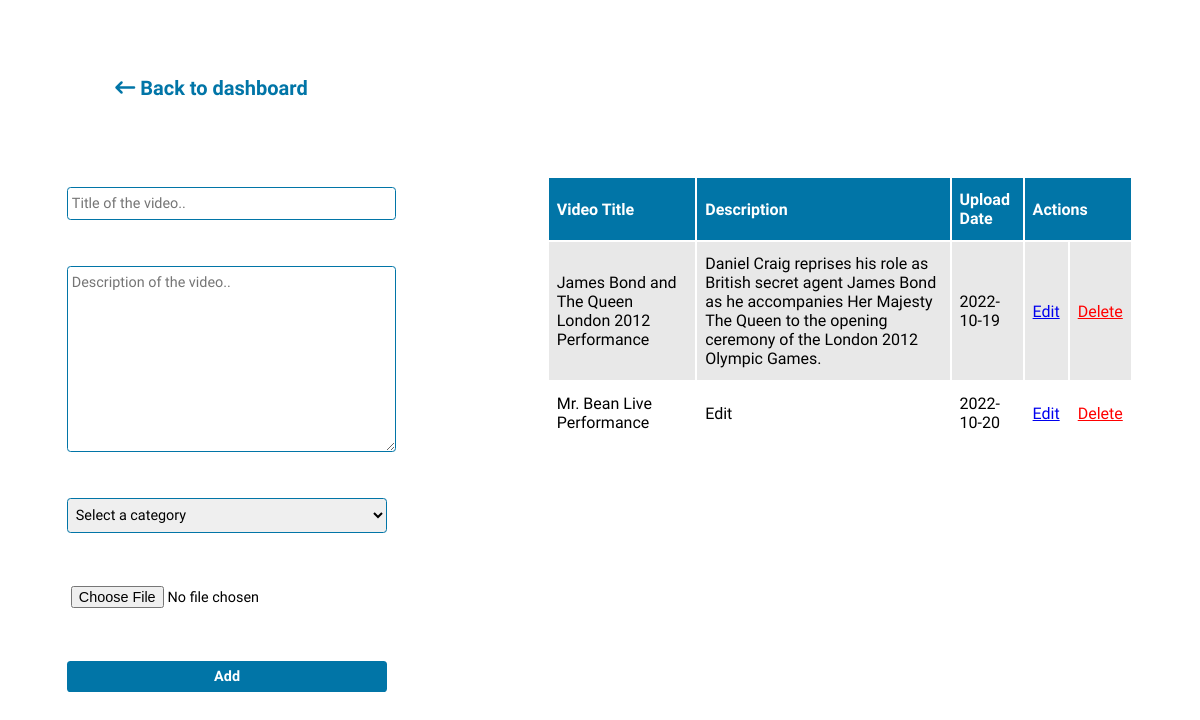
Page /admin/manage-videos.php on the committed database.
### tables this page shows
CREATE TABLE `videos` (
  `video_id` int(11) NOT NULL,
  `vTitle` varchar(255) NOT NULL,
  `vDescription` varchar(2000) NOT NULL,
  `vPath` varchar(255) NOT NULL,
  `date` varchar(255) NOT NULL,
  `vCategory` varchar(255) NOT NULL
);

### admin/manage-videos.php (the view, shortened to what this page needs)
<?php include "../functions.php";
?>
<!DOCTYPE html>
<html lang="en">
<head>
    <link rel="stylesheet" href="https://cdnjs.cloudflare.com/ajax/libs/font-awesome/6.2.0/css/all.min.css" />
</head>
<body>
    <div class="container">
        <div class="top-section">
            <a href="../admin/admin-dashboard.php">
                <i class="fa-solid fa-arrow-left-long"></i>
                <p>Back to dashboard</p>
            </a>
        </div>
        <div class="bottom-section">
            <form action="" method="post" enctype="multipart/form-data">
                <input type="text" name="video-title" id="" placeholder="Title of the video..">
                <textarea name="video-description" id="" cols="10" rows="10" placeholder="Description of the video.."></textarea>
                <select name="video-category" id="">
                    <option value="default">Select a category</option>
                </select>
                <input type="file" name="video" id="">
                <input type="submit" name="add_video" value="Add">
            </form>
            <table>
                <thead>
                    <th>Video Title</th>
                    <th>Description</th>
                    <th>Upload Date</th>
                    <th colspan="2">Actions</th>
                </thead>
                <tbody>
                <?php
                    $select_videos = mysqli_query($connection, "SELECT * FROM videos");
                    while($row = mysqli_fetch_assoc($select_videos)){
                        $video_id = $row['video_id'];
                        $vTitle = $row['vTitle'];
                        $vDescription = $row['vDescription'];
                        $vPath = $row['vPath'];
                        $vDate = $row['date'];
                    ?>
                    <tr>
                    <?php
                    echo "<td>$vTitle</td>";
                    echo "<td>$vDescription</td>";
                    echo "<td>$vDate</td>";
                    echo "<td><a href='update-videos.php?edit=$video_id&title=$vTitle'>Edit</a></td>";
                    echo "<td><a href='manage-videos.php?delete=$video_id&thumbnail=$vPath' style='color:red' onClick=\"javascript: return confirm('Are you sure you want to delete?'); \">Delete</a></td>";
                    ?>
                    </tr>
                    <?php } ?>
                </tbody>
            </table>
        </div>
    </div>
</body>
</html>

### admin/manage-videos.php (style rules this page uses)
* { font-family: 'Lexend', sans-serif; }
.container { width: 90%; margin: auto; display: flex; flex-direction: column; justify-content: space-between; padding: 1.5em 3em; }
.top-section { width: 100%; padding: 1.5em 3em; }
.top-section a { display: flex; color: #0175a7; font-size: 1.25em; font-weight: bold; text-decoration: none; align-items: center; justify-content: flex-start; }
.top-section a i { margin-right: .25em; }
.bottom-section { display: flex; justify-content: space-between; align-items: flex-start; }
table { width: 55%; }
table thead { background-color: #0175a7; color: white; font-weight: bolder; }
table thead th { padding: .75em .5em; text-align: start; }
table tbody tr td { padding: .75em .5em; text-align: start; }
tbody tr:nth-of-type(odd) { background-color: #E8E8E8; }
form { width: 30%; display: flex; flex-direction: column; }
input, select, textarea { width: 100%; font-size: .9em; margin: .75em 0; padding: .5em .25em; outline: none; border: .1em solid #0175a7; border-radius: .25em; }
input[type=submit] { background-color: #0175a7; color: white; border: none; cursor: pointer; font-weight: bolder; }
input[type=file] { border:none; }

### rows in the picture
videos: vTitle "James Bond and The Queen London 2012 Performance", vDescription "Daniel Craig reprises his role as British secret agent James Bond as he accompanies Her Majesty The Queen to the opening ceremony of the London 2012 Olympic Games.", date "2022-10-19"
videos: vTitle "Mr. Bean Live Performance", vDescription "Edit", date "2022-10-20"
